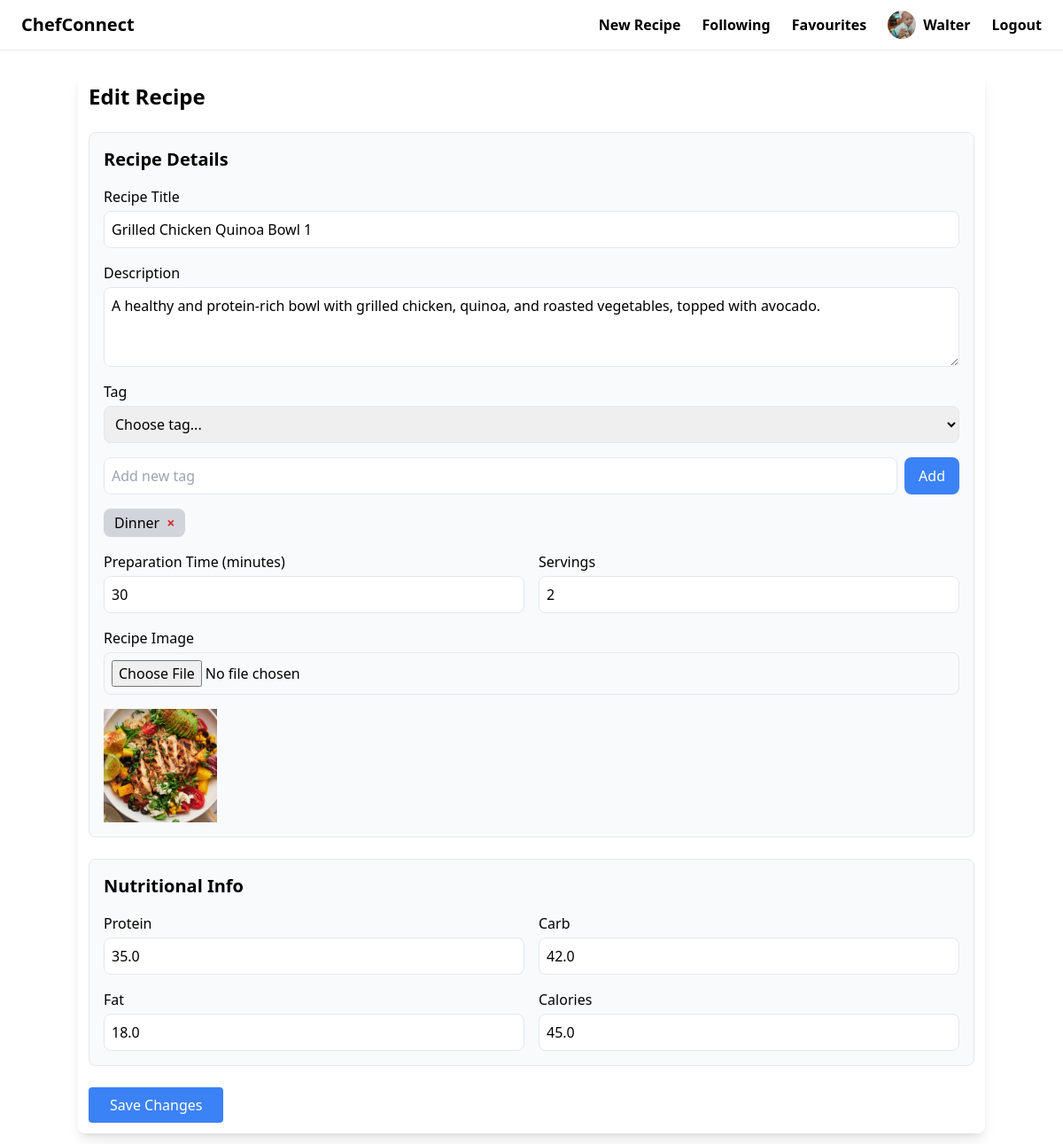
Screenshot of /recipe/5/edit/ (signed in) with the database file from the repository.
### users/models.py (models this page shows, shortened)
class CustomUser(AbstractUser):
    profile_picture = models.ImageField(upload_to="profile_pictures", blank=True, null=True)  # media/profile_pictures
    description = models.TextField(blank=True, null=True)

### recipe/models.py (models this page shows, shortened)
class Recipe(models.Model):
    title = models.CharField(max_length=255)
    description = models.TextField()
    preparation_time = models.PositiveIntegerField(help_text="Time in minutes")
    servings = models.PositiveIntegerField()
    food_pic = models.ImageField(upload_to="recipe_pictures/", blank=True)
    tags = models.ManyToManyField(Tag, related_name='recipes')
    created_at = models.DateTimeField(auto_now_add=True)
    updated_at = models.DateTimeField(auto_now=True)
    created_by = models.ForeignKey(settings.AUTH_USER_MODEL, on_delete=models.CASCADE, null=True, blank=True,
                                   related_name='created_recipes')
    saved_by = models.ManyToManyField(settings.AUTH_USER_MODEL, related_name='saved_recipes', blank=True)

class Tag(models.Model):
    name = models.CharField(max_length=255)

class NutritionalInfo(models.Model):
    recipe = models.OneToOneField(Recipe, on_delete=models.CASCADE, related_name="nutrition_info")
    protein = models.FloatField(help_text="grams")
    carb = models.FloatField(help_text="grams")
    fat = models.FloatField(help_text="grams")
    calories = models.FloatField(help_text="per serving")

### recipe/views.py (the view, shortened to what this page needs)
# urls.py: path('recipe/<int:recipe_id>/edit/', edit_recipe, name="edit_recipe_info"),
@login_required
def edit_recipe(request, recipe_id: int):
    nutrition_info = NutritionalInfo.objects.get(pk=recipe_id)
    recipe = get_object_or_404(Recipe, pk=recipe_id)
    if recipe.created_by != request.user:
        messages.error(request, "You don't have permission to edit this recipe")
        return redirect('recipe:detail', recipe_id=recipe_id)
    ingredient_units = [
        ("g", "grams"),
        ("ml", "milliliters"),
        ("tsp", "teaspoons"),
        ("tbsp", "tablespoons"),
        ("cup", "cups"),
        ("piece", "pieces"),
    ]
    context = {
        "recipe": recipe,
        "nutrition_info": nutrition_info,
        "all_tags": Tag.objects.all().order_by("name"),
        "existing_tags": recipe.tags.all(),
        "ingredient_units": ingredient_units,
    }
    return render(request, "recipe/edit_recipe_info.html", context)

### recipe/templates/recipe/edit_recipe_info.html (shortened to what this page needs)
{% extends 'base.html' %}
{% load static %}
{% block content %}
    <div class="container mx-auto mt-3 p-3 bg-white shadow-lg rounded-lg">
        <h1 class="text-2xl font-bold mb-6">Edit Recipe</h1>
        <form method="post" action="{% url 'recipe:edit' recipe.id %}" enctype="multipart/form-data" class="space-y-6">
            <div class="p-4 border rounded-lg bg-gray-50">
                <h2 class="text-xl font-semibold mb-4">Recipe Details</h2>
                <div class="space-y-4">
                    <div class="flex flex-col">
                        <label for="title" class="font-medium mb-1">Recipe Title</label>
                        <input type="text" name="title" id="title" value="{{ recipe.title }}" required
                               class="w-full border rounded-lg p-2 focus:ring-2 focus:ring-blue-500">
                    </div>
                    <div class="flex flex-col">
                        <label for="description" class="font-medium mb-1">Description</label>
                        <textarea name="description" id="description" rows="3"
                                  class="w-full border rounded-lg p-2 focus:ring-2 focus:ring-blue-500">{{ recipe.description }}</textarea>
                    </div>
                    <div class="space-y-4">
                        <div class="flex flex-col">
                            <label for="tag-select" class="font-medium mb-1">Tag</label>
                            <select id="tag-select" name="existing_tags" class="w-full border rounded-lg p-2">
                                <option value="">Choose tag...</option>
                            </select>
                        </div>
                        <div class="flex flex-col sm:flex-row gap-2">
                            <input type="text" id="new-tag" placeholder="Add new tag"
                                   class="w-full border rounded-lg p-2">
                            <button type="button" onclick="tagManager.addNewTag()"
                                    class="w-full sm:w-auto bg-blue-500 text-white px-4 py-2 rounded-lg hover:bg-blue-600">
                                Add
                            </button>
                        </div>
                        <div id="selected-tags" class="flex flex-wrap gap-2">
                            {% for tag in existing_tags %}
                                <span class="px-3 py-1 bg-gray-300 rounded-lg flex items-center"
                                      data-tag-id="{{ tag.id }}">
                                <span>{{ tag.name }}</span>
                                <button type="button" class="text-red-600 font-bold ml-2"
                                        onclick="tagManager.removeTag('{{ tag.id }}')">&times;</button>
                            </span>
                            {% endfor %}
                        </div>
                    </div>
                    <div class="grid grid-cols-1 sm:grid-cols-2 gap-4">
                        <div class="flex flex-col">
                            <label for="cooking_time" class="font-medium mb-1">Preparation Time (minutes)</label>
                            <input type="number" name="cooking_time" id="cooking_time"
                                   value="{{ recipe.preparation_time }}"
                                   class="w-full border rounded-lg p-2 focus:ring-2 focus:ring-blue-500">
                        </div>
                        <div class="flex flex-col">
                            <label for="servings" class="font-medium mb-1">Servings</label>
                            <input type="number" name="servings" id="servings" value="{{ recipe.servings }}"
                                   class="w-full border rounded-lg p-2 focus:ring-2 focus:ring-blue-500">
                        </div>
                    </div>
                    <div class="flex flex-col">
                        <label for="image" class="font-medium mb-1">Recipe Image</label>
                        <input type="file" name="food_pic" id="image" accept="image/*"
                               class="w-full border rounded-lg p-2">
                        {% if recipe.food_pic %}
                            <img src="{{ recipe.food_pic.url }}" alt="Recipe Image" id="imagePreview"
                                 class="mt-4 w-32 h-32 object-cover">
                        {% endif %}
                    </div>
                </div>
            </div>
            <div class="p-4 border rounded-lg bg-gray-50">
                <h2 class="text-xl font-semibold mb-4">Nutritional Info</h2>
                <div class="grid grid-cols-1 sm:grid-cols-2 gap-4">
                    <div class="flex flex-col">
                        <label class="font-medium mb-1">Protein</label>
                        <input type="number" name="protein" value="{{ nutrition_info.protein }}"
                               class="w-full border rounded-lg p-2 focus:ring-2 focus:ring-blue-500">
                    </div>
                    <div class="flex flex-col">
                        <label class="font-medium mb-1">Carb</label>
                        <input type="number" name="carb" value="{{ nutrition_info.carb }}"
                               class="w-full border rounded-lg p-2 focus:ring-2 focus:ring-blue-500">
                    </div>
                    <div class="flex flex-col">
                        <label class="font-medium mb-1">Fat</label>
                        <input type="number" name="fat" value="{{ nutrition_info.fat }}"
                               class="w-full border rounded-lg p-2 focus:ring-2 focus:ring-blue-500">
                    </div>
                    <div class="flex flex-col">
                        <label class="font-medium mb-1">Calories</label>
                        <input type="number" name="calories" value="{{ nutrition_info.calories }}"
                               class="w-full border rounded-lg p-2 focus:ring-2 focus:ring-blue-500">
                    </div>
                </div>
            </div>
            <button type="submit" class="w-full sm:w-auto bg-blue-500 text-white px-6 py-2 rounded">Save Changes
            </button>
        </form>
    </div>
{% endblock %}

### chefconnect/templates/base.html (shortened to what this page needs)
{% load static %}
<!doctype html>
<html>
<head>
    <script src="https://cdn.tailwindcss.com"></script>
</head>
<body>
<nav class="relative py-3 px-4 md:px-6 border-b border-gray-200">
    <div class="max-w-7xl mx-auto">
        <div class="flex justify-between items-center">
            <a href="/" class="text-xl font-semibold">ChefConnect</a>
            <div class="hidden md:flex items-center space-x-6">
                <a href="{% url 'recipe:add_recipe' %}" class="text-base font-semibold hover:text-gray-500">New
                    Recipe</a>
                <a href="{% url 'users:following' %}" class="text-base font-semibold hover:text-gray-500">Following</a>
                <a href="{% url 'recipe:saved_recipes' %}" class="text-base font-semibold hover:text-gray-500">Favourites</a>
                {% if request.user.is_authenticated %}
                    <a href="{% url 'users:profile' %}" class="flex items-center space-x-2">
                        {% if request.user.profile_picture %}
                            <img src="{{ request.user.profile_picture.url }}" alt="Profile"
                                 class="w-8 h-8 rounded-full object-cover">
                        {% else %}
                            <div class="w-8 h-8 rounded-full bg-gray-300 flex items-center justify-center">
                                <span class="text-gray-600">{{ request.user.username|first|upper }}</span>
                            </div>
                        {% endif %}
                        <span class="text-base font-semibold hover:text-gray-500">{{ request.user.username | capfirst }}</span>
                    </a>
                    <a href="{% url 'users:logout' %}"
                       class="text-base font-semibold hover:text-red-700">Logout</a>
                {% endif %}
            </div>
        </div>
    </div>
</nav>
<div class="px-4 md:px-6 py-3">
    {% block content %}
    {% endblock %}
</div>
</body>
</html>

### rows the page displays
CustomUser: user.profile_picture (picture), user.username "Walter"
Recipe: title "Grilled Chicken Quinoa Bowl 1", description "A healthy and protein-rich bowl with grilled chicken, quinoa, and roasted vegetables, topped with avocado.", cooking_time "30", servings "2", food_pic (picture)
Tag: name "Dinner"
NutritionalInfo: protein "35.0", carb "42.0", fat "18.0", calories "45.0"
